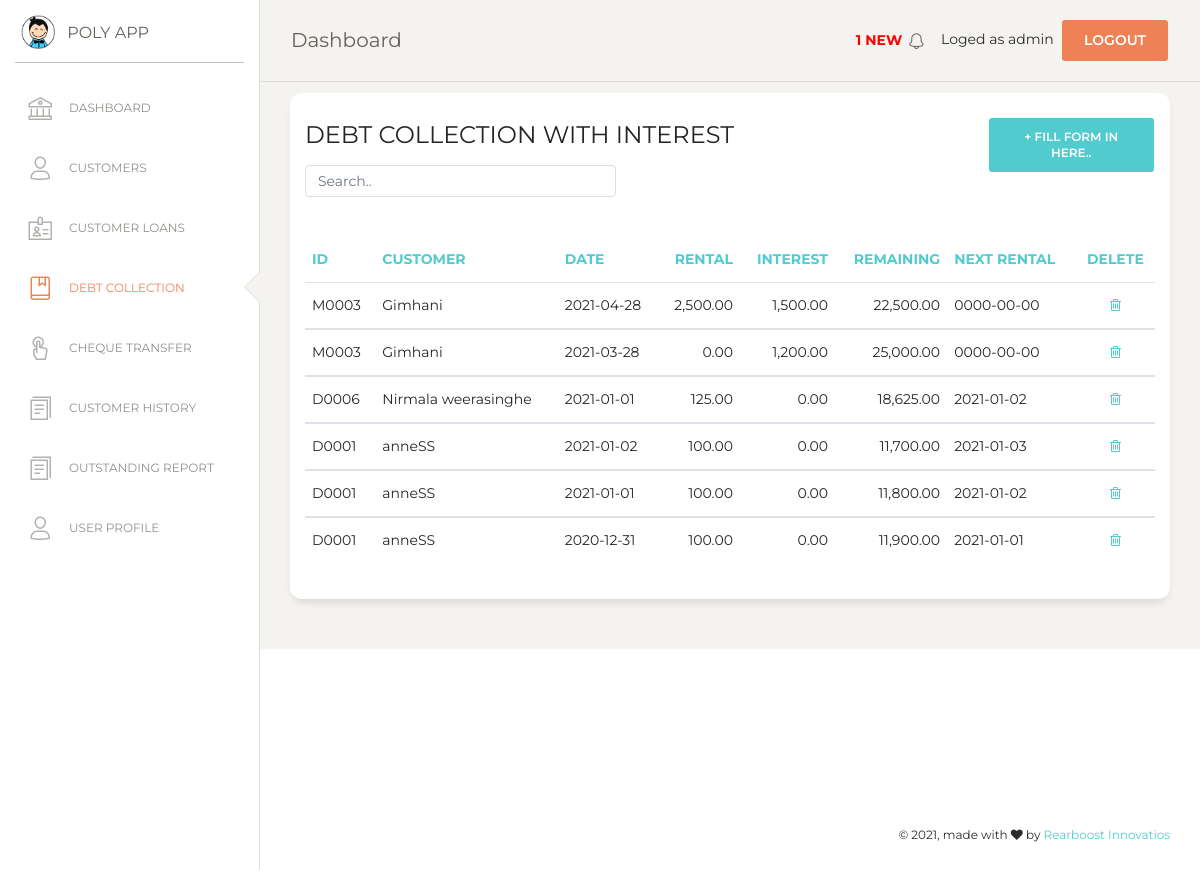
The page /debt_collection.php (signed in) on the database as committed earlier.
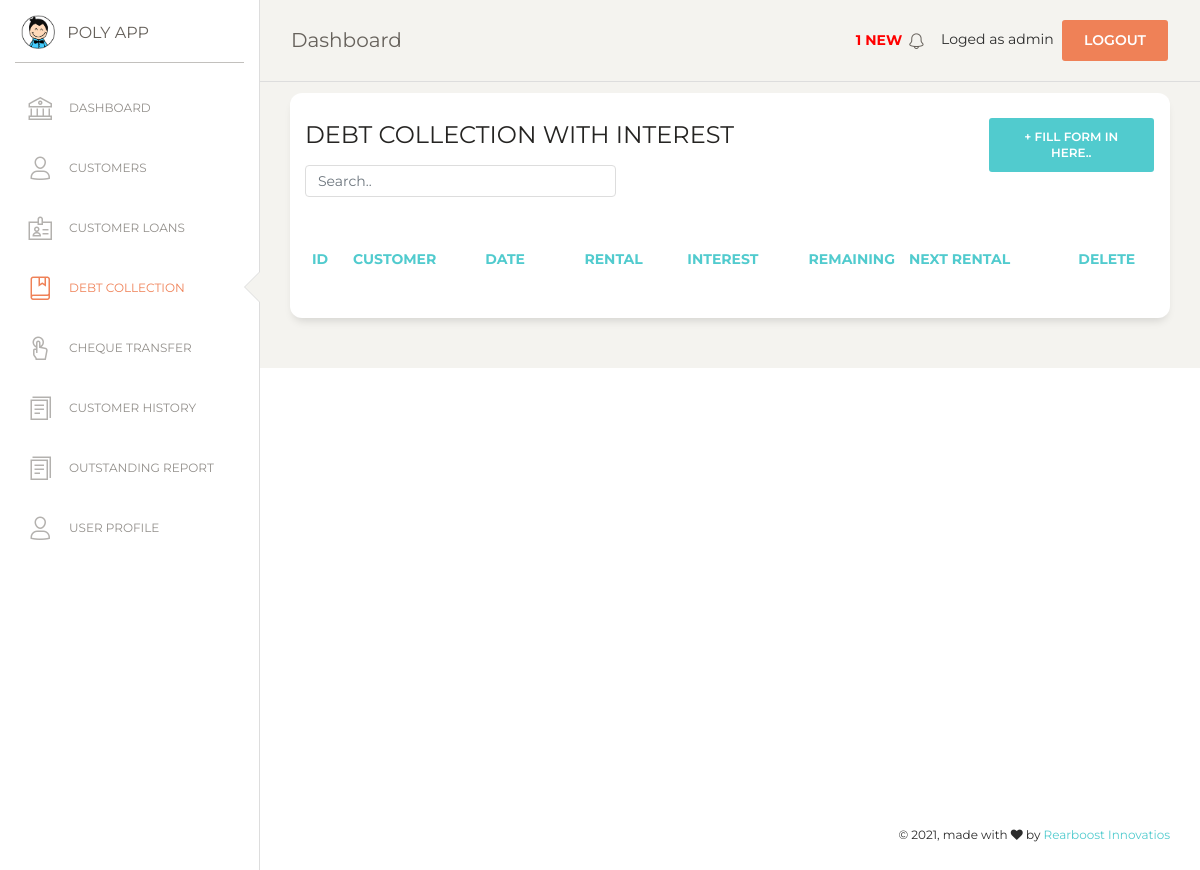
The same page on the database as committed later.
### tables this page shows
CREATE TABLE `loan_installement` (
  `id` int(7) NOT NULL,
  `li_date` date NOT NULL,
  `installement_amt` double(10,2) NOT NULL,
  `interest_amt` double(10,2) NOT NULL,
  `remaining_amt` double(10,2) NOT NULL,
  `remain_int` double(10,2) NOT NULL,
  `loan_no` int(7) NOT NULL,
  `next_idate` varchar(30) NOT NULL DEFAULT '0000-00-00'
);

CREATE TABLE `customer` (
  `cust_id` varchar(10) NOT NULL,
  `type` varchar(20) NOT NULL,
  `name` varchar(100) NOT NULL,
  `address` varchar(150) NOT NULL,
  `contact` varchar(15) NOT NULL
);

### debt_collection.php (the view, shortened to what this page needs)
<?php
if (!isset($_SESSION['loged_user'])) {
    header('location: login.php');
}else {
$con = mysqli_connect(DB_HOSTNAME,DB_USERNAME,DB_PASSWORD);
mysqli_select_db($con,DB_NAME);
?>
<!DOCTYPE html>
<html lang="en">
<?php  include('./include/head.php');   ?>
<body class="">
  <div class="wrapper ">
    <?php include("include/sidebar.php"); ?>
    <div class="main-panel">
      <?php include('include/nav.php');  ?>
      <div class="content">
      <div class="row">
          <div class="col-md-12">
            <div class="card">
              <div class="row">
              <div class="col-md-9">
              <div class="card-header">
                <h4 class="card-title"> DEBT COLLECTION WITH INTEREST</h4>
                <input class="form-control myInput" id="myInput" type="text" placeholder="Search..">
              </div>
              </div>
              <div class="col-md-3">
                <div class="card-header">
                  <button type="button" class="btn btn-primary add-btn" data-toggle="modal" data-target="#Form1">+ Fill Form in here..
                  </button>
                </div>
              </div>
              </div>
              <div class="card-body">
            </div>
              <div class="card-body">
                <div class="table-responsive">
                  <table class="table" id="myTable">
                  	<thead class="text-primary">
                      <th>                    ID          </th>
                      <th>                    Customer    </th>
                      <th>                    Date        </th>
                      <th class="text-right"> Rental 	    </th>
                      <th class="text-right"> Interest 		</th>
                      <th class="text-right"> Remaining 	</th>
                      <th>                    NEXT Rental </th>
                      <th class="text-center">Delete 			</th>
                    </thead>
                    <tbody>
                      <?php
                      $sql="SELECT * FROM loan_installement ORDER BY id DESC";
                      $result = mysqli_query($con,$sql);
                      $numRows = mysqli_num_rows($result);
                      if($numRows > 0) {
                        while($row = mysqli_fetch_assoc($result)) {
                          $loan =$row['loan_no'];
                          $get_customer=mysqli_query($con,"SELECT C.cust_id as cust_id, C.name as name FROM customer C LEFT JOIN loan L ON C.cust_id = L.cust_id WHERE L.loan_no='$loan'");
                          $cust_data = mysqli_fetch_array($get_customer);
                        	?>
                            <tr>
                            <td>
                              <?php echo $cust_data['cust_id']  ?>
                            </td>
                            <td>
                              <?php echo $cust_data['name']  ?>
                            </td>
                            <td>
                              <?php echo $row['li_date']  ?>
                            </td>
                            <td class="text-right">
                              <?php echo number_format($row['installement_amt'],2,'.',',')  ?>
                            </td>
                            <td class="text-right">
                              <?php echo number_format($row['interest_amt'],2,'.',',') ?>
                            </td>
                            <td class="text-right">
                              <?php echo number_format($row['remaining_amt'],2,'.',',') ?>
                            </td>
                            <td><?php echo $row['next_idate']  ?> </td>
                          	<td class="text-center">
                            	<a href="#" onclick="confirmation('event','<?php echo $row['id']; ?>')" name="delete">
                            	<i class="fa fa-trash-o" aria-hidden="true"></i></a>
                          	</td>
                           </tr>
                           </tbody>
                     <?php
                        }
                      }
                     ?>
                  </table>
                </div>
              </div>
              </div>
              </div>
            </div>
          </div>
          </div>
        </div>
       <?php include('include/footer.php');  ?>
</body>
</html>
<?php
}
?>

Rows that differ between the two databases and show on the page:
removed loan_installement: customer.cust_id "M0003", customer.name "Gimhani", li_date "2021-04-28", installement_amt "2,500.00", interest_amt "1,500.00", remaining_amt "22,500.00", next_idate "0000-00-00"
removed loan_installement: customer.cust_id "M0003", customer.name "Gimhani", li_date "2021-03-28", installement_amt "0.00", interest_amt "1,200.00", remaining_amt "25,000.00", next_idate "0000-00-00"
removed loan_installement: customer.cust_id "D0006", customer.name "Nirmala weerasinghe", li_date "2021-01-01", installement_amt "125.00", interest_amt "0.00", remaining_amt "18,625.00", next_idate "2021-01-02"
removed loan_installement: customer.cust_id "D0001", customer.name "anneSS", li_date "2021-01-02", installement_amt "100.00", interest_amt "0.00", remaining_amt "11,700.00", next_idate "2021-01-03"
removed loan_installement: customer.cust_id "D0001", customer.name "anneSS", li_date "2021-01-01", installement_amt "100.00", interest_amt "0.00", remaining_amt "11,800.00", next_idate "2021-01-02"
removed loan_installement: customer.cust_id "D0001", customer.name "anneSS", li_date "2020-12-31", installement_amt "100.00", interest_amt "0.00", remaining_amt "11,900.00", next_idate "2021-01-01"
